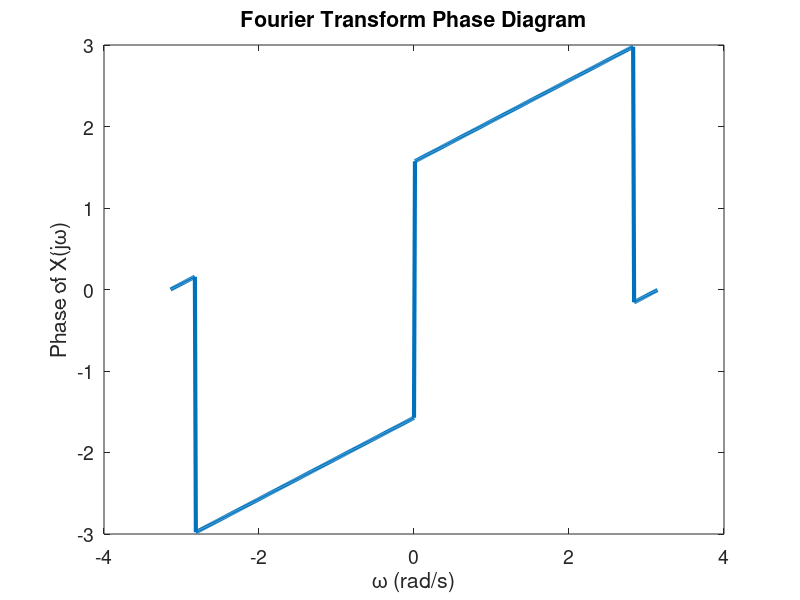

Recreate this plot in MATLAB.
t = 0:0.01:5;
f0 = 5;
x = cos(2*pi*f0*t);
N = length(x);
w = linspace(-pi, pi, N);  % Creating the frequency axis based on FFT output
X = fft(x);

% Plot the phase diagram
figure;
plot(w, angle(X), 'linewidth', 3);
set(gca, 'fontsize', 14);
xlabel('\omega (rad/s)');
ylabel('Phase of X(j\omega)');
title('Fourier Transform Phase Diagram');